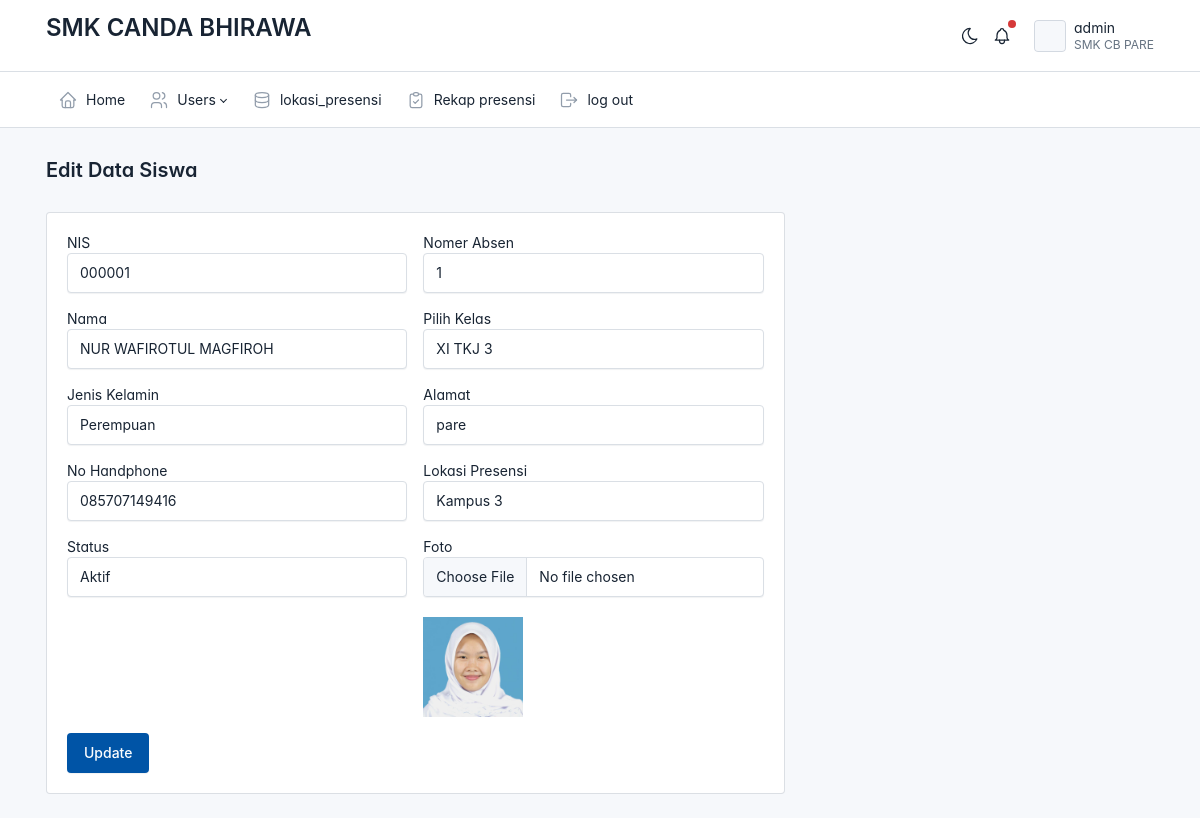
Page /admin/data_users/edit.php?nis=000001 (signed in) on the committed database.
### tables this page shows
CREATE TABLE `siswa` (
  `id` int(11) NOT NULL,
  `nis` varchar(225) NOT NULL,
  `no_absen` varchar(2) NOT NULL,
  `nama` varchar(225) NOT NULL,
  `kelas` varchar(50) NOT NULL,
  `jenis_kelamin` varchar(20) NOT NULL,
  `alamat` varchar(20) NOT NULL,
  `no_handphone` varchar(50) NOT NULL,
  `lokasi_presensi` varchar(50) NOT NULL,
  `foto` varchar(67) NOT NULL,
  `status` varchar(12) NOT NULL
);

### admin/data_users/edit.php (the view, shortened to what this page needs)
<?php
require_once('../../config.php');
$nis = $_GET['nis'] ?? null;
$stmt = $conection->prepare("SELECT * FROM siswa WHERE nis = ?");
$stmt->bind_param("s", $nis);
$stmt->execute();
$result = $stmt->get_result();
$student = $result->fetch_assoc();
include('../layout/header.php');
?>
<div class="page-header d-print-none">
    <div class="container-xl">
        <div class="row g-2 align-items-center">
            <div class="col">
                <h2 class="page-title">Edit Data Siswa</h2>
            </div>
        </div>
    </div>
</div>
<div class="page-body">
    <div class="container-xl">
        <div class="card col-md-8">
            <div class="card-body">
                <form action="" method="POST" enctype="multipart/form-data">
                    <div class="row">
                        <div class="col-md-6 mb-3">
                            <label for="">NIS</label>
                            <input type="text" class="form-control" name="nis" value="<?= htmlspecialchars($student['nis']); ?>" readonly>
                        </div>
                        <div class="col-md-6 mb-3">
                            <label for="">Nomer Absen</label>
                            <select name="no_absen" class="form-control" required>
                                <option value="1" <?= ($student['no_absen'] === '1') ? 'selected' : '' ?>>1</option>
                            </select>
                        </div>
                        <div class="col-md-6 mb-3">
                            <label for="">Nama</label>
                            <input type="text" class="form-control" name="nama" value="<?= htmlspecialchars($student['nama']); ?>" required>
                        </div>
                        <div class="col-md-6 mb-3">
                            <label for="">Pilih Kelas</label>
                            <select name="kelas" class="form-control" required>
                                <option value="XI TKJ 3" <?= ($student['kelas'] === 'XI TKJ 3') ? 'selected' : '' ?>>XI TKJ 3</option>
                            </select>
                        </div>
                        <div class="col-md-6 mb-3">
                            <label for="">Jenis Kelamin</label>
                            <select name="jenis_kelamin" class="form-control" required>
                                <option value="Perempuan" <?= ($student['jenis_kelamin'] === 'Perempuan') ? 'selected' : '' ?>>Perempuan</option>
                            </select>
                        </div>
                        <div class="col-md-6 mb-3">
                            <label for="">Alamat</label>
                            <input type="text" class="form-control" name="alamat" value="<?= htmlspecialchars($student['alamat']); ?>" required>
                        </div>
                        <div class="col-md-6 mb-3">
                            <label for="">No Handphone</label>
                            <input type="text" class="form-control" name="no_handphone" value="<?= htmlspecialchars($student['no_handphone']); ?>" required>
                        </div>
                        <div class="col-md-6 mb-3">
                            <label for="">Lokasi Presensi</label>
                            <select name="lokasi_presensi" class="form-control" required>
                                <option value="Kampus 3" <?= ($student['lokasi_presensi'] === 'Kampus 3') ? 'selected' : '' ?>>Kampus 3</option>
                            </select>
                        </div>
                        <div class="col-md-6 mb-3">
                            <label for="">Status</label>
                            <select name="status" class="form-control" required>
                                <option value="aktif" <?= ($student['status'] === 'aktif') ? 'selected' : '' ?>>Aktif</option>
                            </select>
                        </div>
                        <div class="col-md-6 mb-3">
                            <label for="">Foto</label>
                            <input type="file" class="form-control" name="foto">
                            <?php if (!empty($student['foto'])): ?>
                                <br>
                                <img src="<?= htmlspecialchars($student['foto']); ?>" width="100" alt="Foto Siswa">
                            <?php endif; ?>
                        </div>
                    </div>
                    <button type="submit" class="btn btn-primary" name="submit">Update</button>
                </form>
            </div>
        </div>
    </div>
</div>

### admin/layout/header.php (style rules this page uses)
:root { --tblr-font-sans-serif: 'Inter Var', -apple-system, BlinkMacSystemFont, San Francisco, Segoe UI, Roboto, Helvetica Neue, sans-serif; }
body { font-feature-settings: "cv03", "cv04", "cv11"; }

### rows in the picture
siswa: nis "000001", no_absen "1", nama "NUR WAFIROTUL MAGFIROH", kelas "XI TKJ 3", jenis_kelamin "Perempuan", alamat "pare", no_handphone "085707149416", lokasi_presensi "Kampus 3", status "Aktif", foto (picture)
